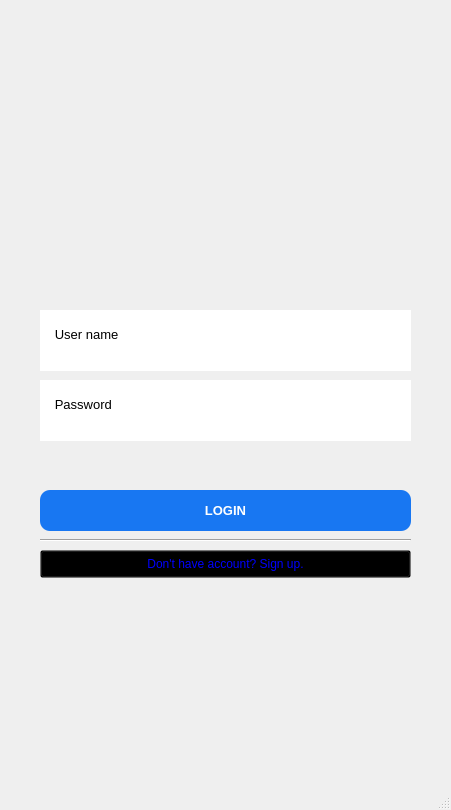
<?xml version="1.0" encoding="UTF-8"?>
<ui version="4.0">
 <class>MainWindow</class>
 <widget class="QMainWindow" name="MainWindow">
  <property name="geometry">
   <rect>
    <x>0</x>
    <y>0</y>
    <width>451</width>
    <height>810</height>
   </rect>
  </property>
  <property name="windowTitle">
   <string>MainWindow</string>
  </property>
  <widget class="QWidget" name="centralwidget">
   <widget class="QTextEdit" name="textEdit">
    <property name="geometry">
     <rect>
      <x>40</x>
      <y>310</y>
      <width>371</width>
      <height>61</height>
     </rect>
    </property>
    <property name="layoutDirection">
     <enum>Qt::RightToLeft</enum>
    </property>
    <property name="autoFillBackground">
     <bool>false</bool>
    </property>
    <property name="styleSheet">
     <string notr="true">.QTextEdit {
	border-radius: 10px;
}</string>
    </property>
    <property name="html">
     <string>&lt;!DOCTYPE HTML PUBLIC &quot;-//W3C//DTD HTML 4.0//EN&quot; &quot;http://www.w3.org/TR/REC-html40/strict.dtd&quot;&gt;
&lt;html&gt;&lt;head&gt;&lt;meta name=&quot;qrichtext&quot; content=&quot;1&quot; /&gt;&lt;style type=&quot;text/css&quot;&gt;
p, li { white-space: pre-wrap; }
&lt;/style&gt;&lt;/head&gt;&lt;body style=&quot; font-family:'MS Shell Dlg 2'; font-size:7.8pt; font-weight:400; font-style:normal;&quot;&gt;
&lt;p style=&quot;-qt-paragraph-type:empty; margin-top:0px; margin-bottom:0px; margin-left:0px; margin-right:0px; -qt-block-indent:0; text-indent:0px;&quot;&gt;&lt;br /&gt;&lt;/p&gt;
&lt;p style=&quot; margin-top:0px; margin-bottom:0px; margin-left:0px; margin-right:0px; -qt-block-indent:0; text-indent:0px;&quot;&gt;&lt;span style=&quot; font-size:10pt;&quot;&gt;   User name&lt;/span&gt;&lt;/p&gt;&lt;/body&gt;&lt;/html&gt;</string>
    </property>
    <property name="textInteractionFlags">
     <set>Qt::TextEditorInteraction</set>
    </property>
   </widget>
   <widget class="QTextEdit" name="textEdit_2">
    <property name="geometry">
     <rect>
      <x>40</x>
      <y>380</y>
      <width>371</width>
      <height>61</height>
     </rect>
    </property>
    <property name="styleSheet">
     <string notr="true">.QTextEdit {
	border-radius: 10px;
}</string>
    </property>
    <property name="html">
     <string>&lt;!DOCTYPE HTML PUBLIC &quot;-//W3C//DTD HTML 4.0//EN&quot; &quot;http://www.w3.org/TR/REC-html40/strict.dtd&quot;&gt;
&lt;html&gt;&lt;head&gt;&lt;meta name=&quot;qrichtext&quot; content=&quot;1&quot; /&gt;&lt;style type=&quot;text/css&quot;&gt;
p, li { white-space: pre-wrap; }
&lt;/style&gt;&lt;/head&gt;&lt;body style=&quot; font-family:'MS Shell Dlg 2'; font-size:7.8pt; font-weight:400; font-style:normal;&quot;&gt;
&lt;p style=&quot;-qt-paragraph-type:empty; margin-top:0px; margin-bottom:0px; margin-left:0px; margin-right:0px; -qt-block-indent:0; text-indent:0px;&quot;&gt;&lt;br /&gt;&lt;/p&gt;
&lt;p style=&quot; margin-top:0px; margin-bottom:0px; margin-left:0px; margin-right:0px; -qt-block-indent:0; text-indent:0px;&quot;&gt;&lt;span style=&quot; font-size:10pt;&quot;&gt;   Password&lt;/span&gt;&lt;/p&gt;&lt;/body&gt;&lt;/html&gt;</string>
    </property>
   </widget>
   <widget class="QPushButton" name="pushButton">
    <property name="geometry">
     <rect>
      <x>40</x>
      <y>490</y>
      <width>371</width>
      <height>41</height>
     </rect>
    </property>
    <property name="styleSheet">
     <string notr="true">.QPushButton {
	background: #1877f2;
	color: #fff;
	font-size: 10pt;
	border: none;
	font-weight: 600;
	border-radius: 10px;
}</string>
    </property>
    <property name="text">
     <string>LOGIN</string>
    </property>
   </widget>
   <widget class="Line" name="line">
    <property name="geometry">
     <rect>
      <x>40</x>
      <y>530</y>
      <width>371</width>
      <height>20</height>
     </rect>
    </property>
    <property name="orientation">
     <enum>Qt::Horizontal</enum>
    </property>
   </widget>
   <widget class="QLabel" name="label">
    <property name="geometry">
     <rect>
      <x>80</x>
      <y>40</y>
      <width>291</width>
      <height>261</height>
     </rect>
    </property>
    <property name="styleSheet">
     <string notr="true">image: url(:/newPrefix/logo.png)</string>
    </property>
    <property name="text">
     <string/>
    </property>
   </widget>
   <widget class="QPushButton" name="pushButton_2">
    <property name="geometry">
     <rect>
      <x>40</x>
      <y>550</y>
      <width>371</width>
      <height>28</height>
     </rect>
    </property>
    <property name="styleSheet">
     <string notr="true">.QPushButton {
	color: blue;
	background: transparent;
	font-size: 9pt;
}</string>
    </property>
    <property name="text">
     <string>Don't have account? Sign up.</string>
    </property>
   </widget>
  </widget>
  <widget class="QMenuBar" name="menubar">
   <property name="geometry">
    <rect>
     <x>0</x>
     <y>0</y>
     <width>451</width>
     <height>26</height>
    </rect>
   </property>
  </widget>
  <widget class="QStatusBar" name="statusbar"/>
 </widget>
 <resources>
  <include location="logo.qrc"/>
 </resources>
 <connections/>
</ui>
